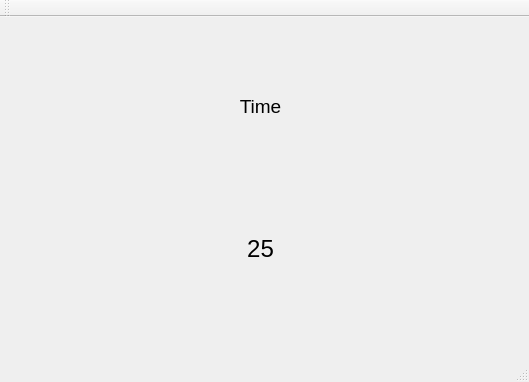
<?xml version="1.0" encoding="UTF-8"?>
<ui version="4.0">
 <class>MainWindow</class>
 <widget class="QMainWindow" name="MainWindow">
  <property name="geometry">
   <rect>
    <x>0</x>
    <y>0</y>
    <width>529</width>
    <height>382</height>
   </rect>
  </property>
  <property name="windowTitle">
   <string>MainWindow</string>
  </property>
  <widget class="QWidget" name="centralWidget">
   <widget class="QWidget" name="verticalLayoutWidget">
    <property name="geometry">
     <rect>
      <x>20</x>
      <y>10</y>
      <width>481</width>
      <height>301</height>
     </rect>
    </property>
    <layout class="QVBoxLayout" name="verticalLayout">
     <item>
      <widget class="QLabel" name="timeLabel">
       <property name="font">
        <font>
         <pointsize>14</pointsize>
        </font>
       </property>
       <property name="text">
        <string>Time</string>
       </property>
       <property name="alignment">
        <set>Qt::AlignCenter</set>
       </property>
      </widget>
     </item>
     <item>
      <widget class="QLabel" name="freezerTemp">
       <property name="font">
        <font>
         <pointsize>18</pointsize>
        </font>
       </property>
       <property name="text">
        <string>25</string>
       </property>
       <property name="alignment">
        <set>Qt::AlignCenter</set>
       </property>
      </widget>
     </item>
     <item>
      <layout class="QHBoxLayout" name="ledLayout"/>
     </item>
     <item>
      <layout class="QHBoxLayout" name="variablesLayout"/>
     </item>
    </layout>
   </widget>
  </widget>
  <widget class="QMenuBar" name="menuBar">
   <property name="geometry">
    <rect>
     <x>0</x>
     <y>0</y>
     <width>529</width>
     <height>26</height>
    </rect>
   </property>
  </widget>
  <widget class="QToolBar" name="mainToolBar">
   <attribute name="toolBarArea">
    <enum>TopToolBarArea</enum>
   </attribute>
   <attribute name="toolBarBreak">
    <bool>false</bool>
   </attribute>
  </widget>
  <widget class="QStatusBar" name="statusBar"/>
 </widget>
 <layoutdefault spacing="6" margin="11"/>
 <resources/>
 <connections/>
</ui>
